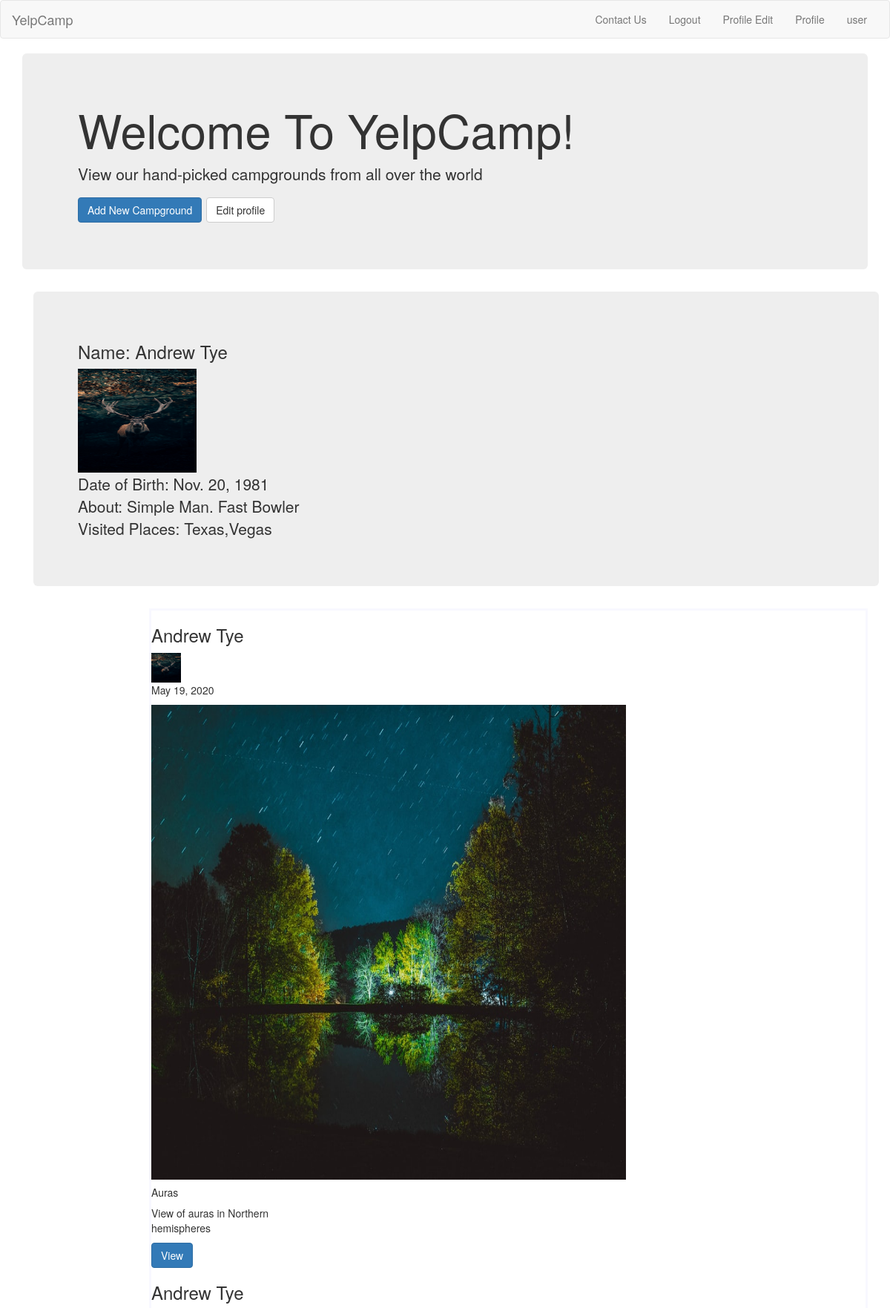
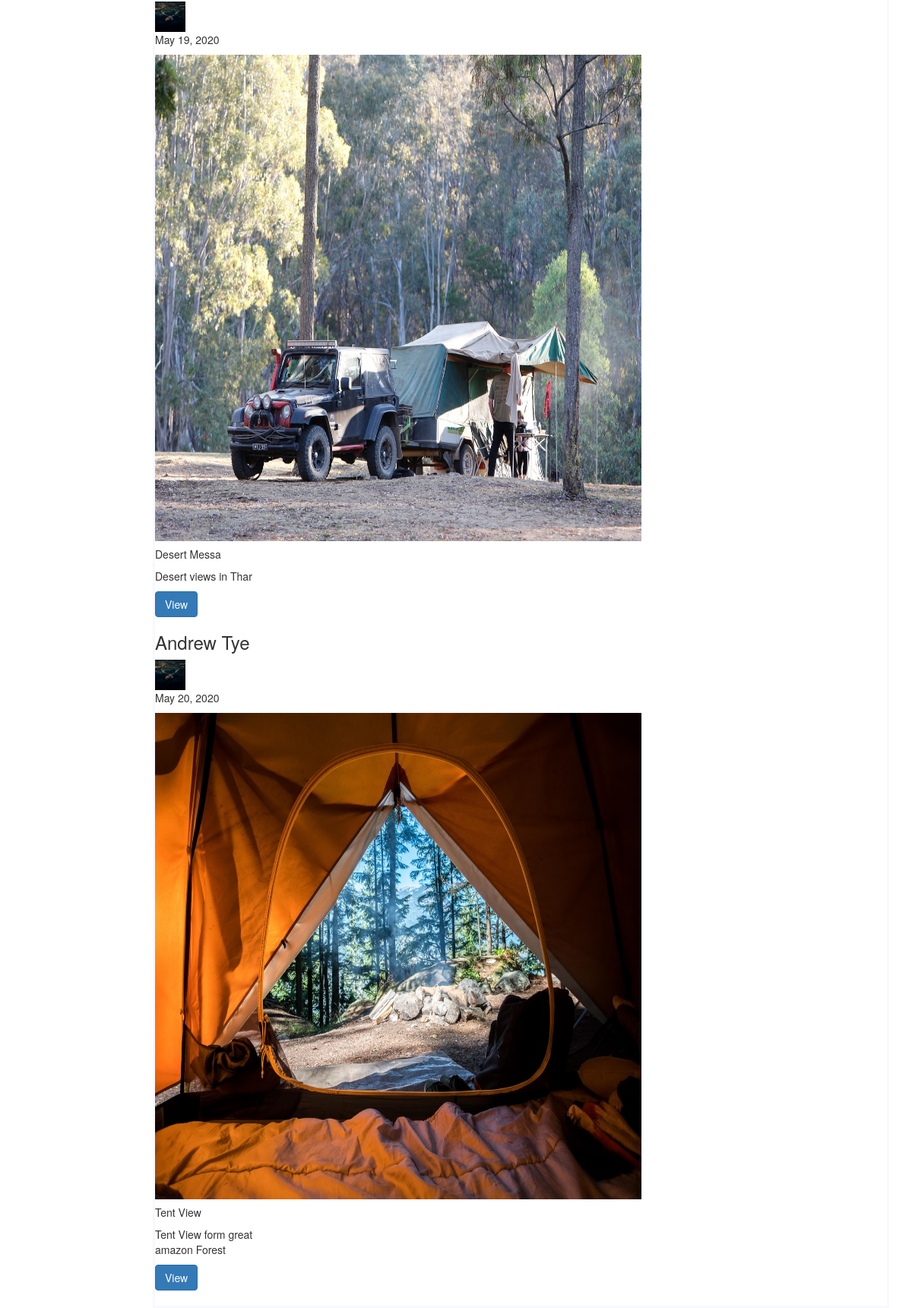
Screenshot of /accounts/userInfo/show/1 (signed in) with the database file from the repository (2 pictures, top to bottom).
### accounts/models.py (models this page shows, shortened)
class userProfile(models.Model):
    user = models.ForeignKey(info, related_name="info", null=True, on_delete=models.SET_NULL)
    first_name = models.CharField(max_length=100,default='user')
    last_name = models.CharField(max_length=100,default='user')
    date_of_birth = models.DateField()
    about = models.TextField(max_length=100)
    visited_Place = models.CharField(max_length=100)
    user_image = models.ImageField(upload_to = 'profile')

### src/models.py (models this page shows, shortened)
class Campground(models.Model):
     user = models.ForeignKey(User, related_name="posts", null=True, on_delete=models.SET_NULL)
     title = models.CharField(max_length=20)
     description = models.TextField(max_length=100)
     amount_type = models.CharField(choices=rent_type, max_length=10)
     amount = models.IntegerField(default=0000)
     created_date_post = models.DateField(default=timezone.now,null=True,blank=True)
     location = models.CharField(max_length=25,null=True,blank=True)
     image = models.ImageField()

### accounts/views.py (the view)
# urls.py: path('userInfo/show/<int:pk>',views.userProfileShow,name='usershow'),
def userProfileShow(request,pk):
    post = Campground.objects.all().filter(user=request.user)
    info = userProfile.objects.all().filter(user=request.user)
    template_name= 'user_detail.html'
    context = {
        'post':post,
        'info':info,
    }
    return render(request,template_name,context)

### templates/user_detail.html
{% extends 'base.html' %}
{% block content %}
<div class="container">
    <header class="jumbotron">
        <div class="container">
            <h1>Welcome To YelpCamp!</h1>
            <p>View our hand-picked campgrounds from all over the world</p>
            <p>
               <a class="btn btn-primary btn-large" href="{% url 'src:new' %}">Add New Campground</a>
               <a class="btn btn-default btn-large" href="{% url 'accounts:useredit' pk=user.pk%}">Edit profile</a>
            </p>
        </div>
    </header>
    {% for info in info %}
        <div class="container">
                <div class="jumbotron">
                    <h3>Name: {{ info.first_name }} <span>{{ info.last_name }}</span></h3>
                    <img class="float-right" src="{{info.user_image.url}}" alt="working" style="width:160px;height:140px">
                    <p>
                       <span>Date of Birth: {{ info.date_of_birth }}</span><br>
                       <span>About: {{ info.about }}</span><br>
                       <span>Visited Places: {{ info.visited_Place }}</span>
                    </p>
            </div>
        </div>
    {% endfor %}
            <div class="" style="margin-left:15%; border: solid ghostwhite;">
                {% for info in info %}
                    {% for post in post %}
                        <h3>{{ info.first_name }} <span>{{ info.last_name }}</span></h3>
                        <img src="{{info.user_image.url}}" alt="working" style="width:40px;height:40px">
                        <p>{{ post.created_date_post }}</p>
                        <div class="card" style="width: 18rem;">
                            <img class="card-img-top" src="{{ post.image.url }}" alt="Card image cap" style="width:640px;height:640px">
                            <div class="card-body">
                            <h5 class="card-title">{{ post.title }}</h5>
                            <p class="card-text">{{ post.description }}</p>
                            <a href="{% url 'src:detail' post.pk %}" class="btn btn-primary">View</a>
                    {% endfor %}
                {% endfor %}
                            </div>
                        </div>
            </div>
            <br>
   </div>
{% endblock content %}

### templates/base.html (shortened to what this page needs)
{% load static %}
<html>
    <head>
        <link rel="stylesheet" href="https://maxcdn.bootstrapcdn.com/bootstrap/3.3.5/css/bootstrap.min.css">
        <link rel="stylesheet" href="css/style.css">
    </head>
    <body>
    <nav class="navbar navbar-default">
        <div class="container-fluid">
            <div class="navbar-header">
                <a class="navbar-brand" href="/">YelpCamp</a>
            </div>
            <div class="collapse navbar-collapse">
                <ul class="nav navbar-nav navbar-right">
                        <li><a href="{% url 'src:contact_us' %}">Contact Us</a></li>
                        {% if user.is_authenticated %}
                        <li><a href="{% url 'accounts:logout' %}">Logout</a></li>
                        <li><a href="{% url 'accounts:userInfo' pk=user.pk%}">Profile Edit</a></li>
                        <li><a href="{% url 'accounts:usershow' pk=user.pk%}">Profile</a></li>
                        {% else %}
                            <li><a href="{% url 'accounts:login' %}">Login</a></li>
                            <li><a href="{% url 'accounts:signup' %}">Sign Up</a></li>
                        {% endif %}
                            <li><a href="#">{{ user.username }}</a></li>
                </ul>
            </div>
        </div>
    </nav>
    <div>
        {% block content %}
        {% endblock content %}
    </div>
</body>
</html>

### static/css/style.css (style rules this page uses)
body { margin: 0; padding: 0; }

### rows the page displays
userProfile: first_name "Andrew", last_name "Tye", user_image (picture), date_of_birth "Nov. 20, 1981", about "Simple Man. Fast Bowler", visited_Place "Texas,Vegas"
Campground: user_image (picture), created_date_post "May 19, 2020", image (picture), title "Auras", description "View of auras in Northern hemispheres"
Campground: user_image (picture), created_date_post "May 19, 2020", image (picture), title "Desert Messa", description "Desert views in Thar"
Campground: user_image (picture), created_date_post "May 20, 2020", image (picture), title "Tent View", description "Tent View form great amazon Forest"

### other values shown
{{ user.username }} "user"
